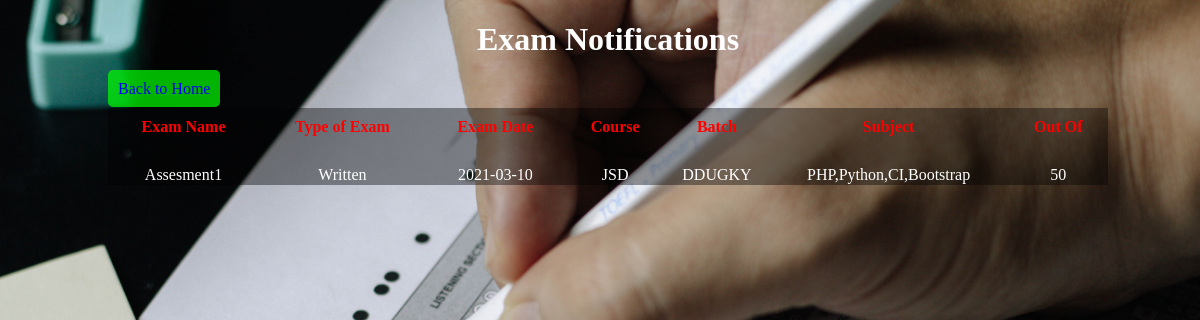
Screenshot of /admin_view_exam_notification.php with the database file from the repository.
### tables this page shows
CREATE TABLE `exam_notifications` (
  `exam_id` int(5) NOT NULL,
  `course` varchar(20) NOT NULL,
  `batch` varchar(20) NOT NULL,
  `exam_name` varchar(50) NOT NULL,
  `exam_type` varchar(20) NOT NULL,
  `exam_date_time` date NOT NULL,
  `duration` time(6) NOT NULL,
  `subjects` varchar(100) NOT NULL,
  `total_mark` int(3) NOT NULL,
  `login_id` int(5) NOT NULL
);

### admin_view_exam_notification.php (the view, shortened to what this page needs)
<?php
	require('db_connectivity.php');
?>
<!DOCTYPE html>
<html>
	<head>
		<link rel="stylesheet" href="css/view_table2.css">
	</head>
	<body class="table">
	 <div>
	    <h1>Exam Notifications</h1>
		<div class="back">
			<a class="add_new" href="admin_home.php" style="text-decoration:none">Back to Home</a>
		</div>
		<table>
			<thead>
				<tr>
					<th>Exam Name</th>
					<th>Type of Exam</th>
					<th>Exam Date</th>
					<th>Course</th>
					<th>Batch</th>
					<th>Subject</th>
					<th>Out Of</th>
				</tr>
			</thead>
			<tbody>
				<?php
					$sql="select * from exam_notifications";
					if(mysqli_query($mysql,$sql))
					{
						$result=mysqli_query($mysql,$sql);
						if(mysqli_num_rows($result)>0)
						{
							while($row=mysqli_fetch_assoc($result))
							{
								echo "<tr>
									<td>".$row['exam_name']."</td>
									<td>".$row['exam_type']."</td>
									<td>".$row['exam_date_time']."</td>
									<td>".$row['course']."</td>
									<td>".$row['batch']."</td>
								    <td>".$row['subjects']."</td>
									 <td>".$row['total_mark']."</td>
									</tr>";
							}
						}
					}
				?>
			</tbody>
		</table>
	</div>
	</body>
</html>

### css/view_table2.css (style rules this page uses)
.table { background-image:url("../img/exam2.jpg"); background-size:cover; background-repeat:no-repeat; width:100%; }
h1 { text-align:center; color:white; }
table { border:0px solid; border-collapse:collapse; background-color:rgba(0,0,0,0.4); width:1000px; height:auto; margin-left:100px; padding:10px; margin-top:10px; }
th { margin-top:100px; border:0px solid; border-collapse:collapse; text-align:center; color:red; padding:10px; }
td { padding-top:20px; border:0px solid; margin-top:50px; border-collapse:collapse; text-align:center; color:white; }
.add_new { border:0px solid; text-decoration:none; border-radius:5px; background-color:rgba(0,255,0,0.7); margin-left:100px; width:100px; height:auto; padding:10px; }

### rows the page displays
exam_notifications: exam_name "Assesment1", exam_type "Written", exam_date_time "2021-03-10", course "JSD", batch "DDUGKY", subjects "PHP,Python,CI,Bootstrap", total_mark "50"
